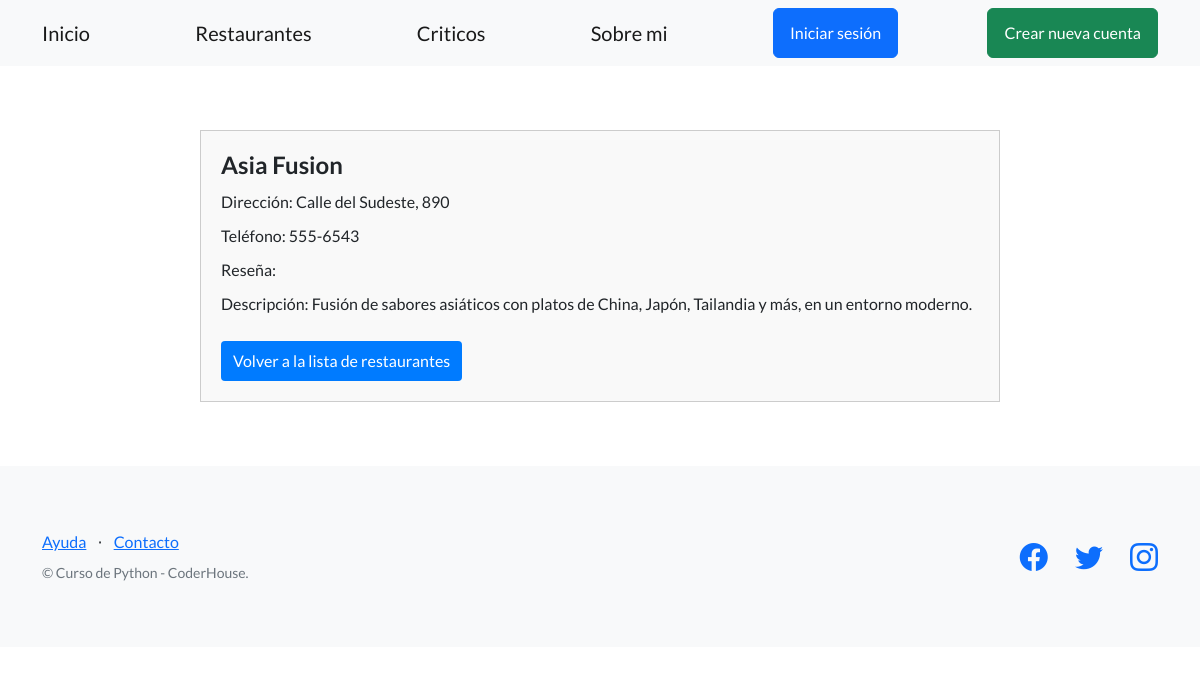
/criticos/restaurantes/6/, run on the app's committed database.
### criticos/models.py (models this page shows, shortened)
class Restaurante(models.Model):
    nombre = models.CharField(max_length=100)
    direccion = models.CharField(max_length=200)
    telefono = models.CharField(max_length=20)
    descripcion = models.TextField(null=True, blank=True)
    creado_por = models.ForeignKey(User, on_delete=models.CASCADE)

### criticos/views.py (the view)
# urls.py: path('restaurantes/<int:restaurante_id>/', views.detalle_restaurante, name='detalle_restaurante'),
def detalle_restaurante(request, restaurante_id):
    restaurante = get_object_or_404(Restaurante, pk=restaurante_id)
    return render(request, 'criticos/detalle_restaurante.html', {'restaurante': restaurante})

### criticos/templates/criticos/detalle_restaurante.html (shortened to what this page needs)
{% extends "base.html" %}
{% block contenido %}
<article style="max-width: 800px; margin: 0 auto; padding: 20px; border: 1px solid #ccc; background-color: #f9f9f9;">
    <h1 style="font-size: 24px; margin-bottom: 10px;">{{ restaurante.nombre }}</h1>
    <p style="font-size: 16px; margin-bottom: 10px;">Dirección: {{ restaurante.direccion }}</p>
    <p style="font-size: 16px; margin-bottom: 10px;">Teléfono: {{ restaurante.telefono }}</p>
    <p style="font-size: 16px; margin-bottom: 10px;">Reseña: {{ restaurante.reseña }}</p>
    <p style="font-size: 16px; margin-bottom: 10px;">Descripción: {{ restaurante.descripcion }}</p>
    <a href="{% url 'lista_restaurantes' %}" style="display: inline-block; margin-top: 15px; text-decoration: none; background-color: #007bff; color: #fff; padding: 8px 12px; border-radius: 4px;">Volver a la lista de restaurantes</a>
</article>
{% endblock contenido %}

### data on the page
Restaurante: nombre "Asia Fusion", direccion "Calle del Sudeste, 890", telefono "555-6543", descripcion "Fusión de sabores asiáticos con platos de China, Japón, Tailandia y más, en un entorno moderno."
